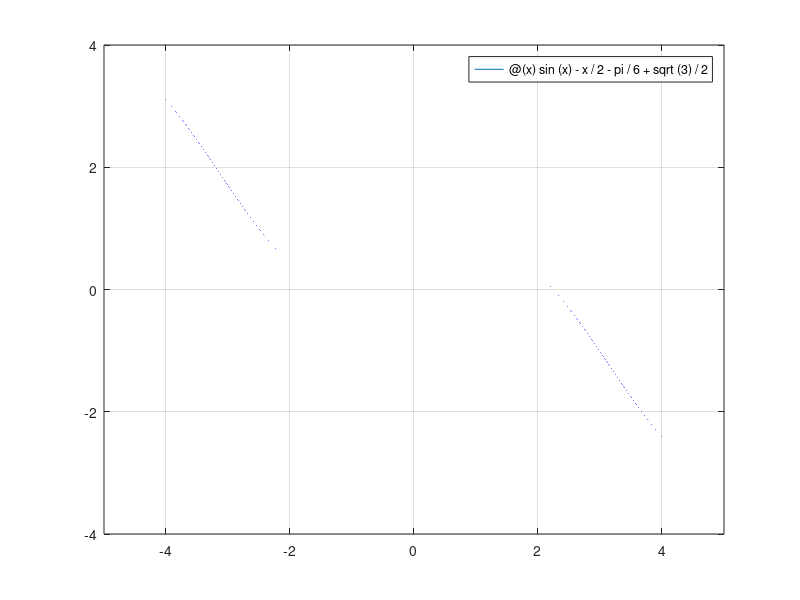

Write MATLAB code to recreate this figure. (Note: this script raises an error after producing the figure.)
%% Oefening 4.18
clear all; close all; clc; format long

g = @(x) sin(x) -x/2 -pi/6 + sqrt(3)/2;
fplot(g)
grid on
a = -4;
b = 4;
tol = 10^-10;
nmax = 100;
x0 = -pi/2;
res_1 = bisection(g,a,b,nmax,tol, false)
res_2 = newton(g,x0,tol,nmax)
res_3 = newtonadaptive(g,x0,1,1,tol,nmax)

%% Theorie oef 4.7

f = @(x,p) (x^2-1)^p * log(x);

tiledlayout(3,1)

for p = [2 4 6]
    nexttile
    [res, mhist] = newtonadaptive(@(x) f(x,p), 0.8,0.9,0.95,1e-16,50);
    plot(res)
    hold on
    plot(mhist, "--")
    hold off

end


function cheb(x0,fun,min)
    syms x 
    Df(x) = diff(fun(x),x,1);
    DDf(x) = diff(fun(x),x,2);
    while true
        T1 = fun(x0)/Df(x0); %Alle termen van het verschil hier uitschrijven
        T2 = 1/2*(fun(x0)/Df(x0))^2;
        T3 = DDf(x0)/Df(x0);
        c = x0 - T1 - T2*T3;
        if logical(abs(c-x0)>= min)
            x0 = c;
        else
            sprintf("Het antwoord is %0.5g",c)
            break
        end
        continue
    end
end

%Newton adaptive

function [res, mHist] = newtonadaptive(f, x1, x2, x3, tol, nmax)
    res = [x1;x2;x3;zeros(nmax,1)];
    syms x
    df = matlabFunction(diff(f(x)));
    mHist = [0 0 0];
    for i = 3:nmax
        if (2*res(i-1) - res(i) - res(i-2)) == 0
            disp("Denomenator equals zero!")    
        end
        m = (res(i-1)-res(i-2))/(2*res(i-1) - res(i) - res(i-2));
        mHist(length(mHist)+1) = m;
        if df(res(i)) == 0
            disp("Denomenator equals zero!")
            return
        end
        res(i+1) = res(i) - m*(f(res(i))/df(res(i)));
        if(abs(f(res(i+1)))<tol)
            res = res(1:i+1);
            return
        end
    end
end

%Steffenson

function stef(x0,fun,min)
    while true
        Df = (fun(x0 + fun(x0)) - fun(x0))/fun(x0);
        c = x0 - fun(x0)/Df;
        if logical(abs(c-x0)>= min)
            x0 = c;
        else
            sprintf("Het antwoord is %0.5g",c)
            break
        end
        continue
    end
end

